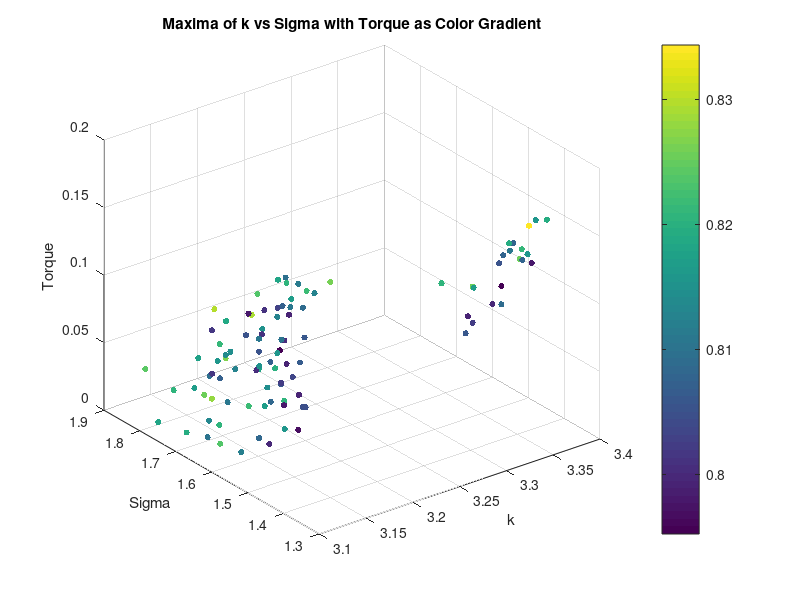
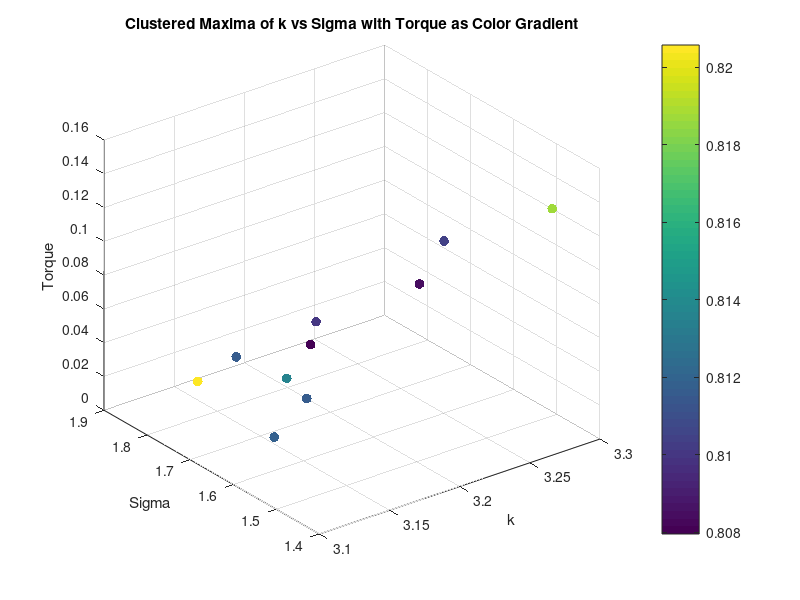
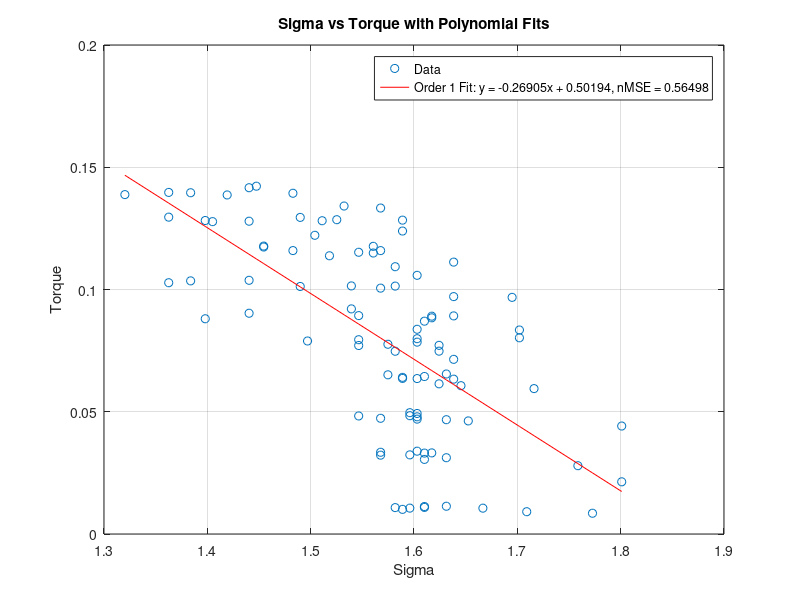
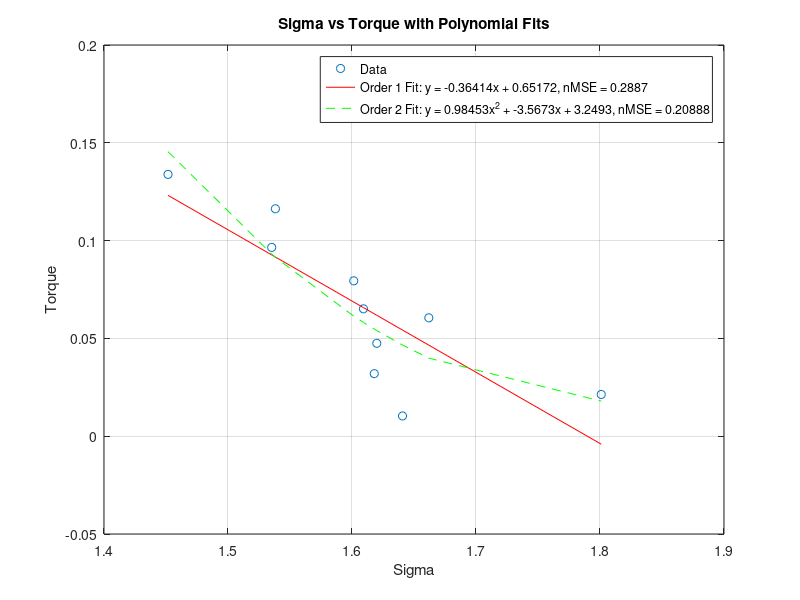

Reproduce these figures in MATLAB, in order.
clear all;
close all;

load('maxima_data.mat');
scatter3(maxima_k, maxima_sigma, torque_values, 20, maxima_corr, 'filled');
xlabel('k');
ylabel('Sigma');
zlabel('Torque');
title('Maxima of k vs Sigma with Torque as Color Gradient');
colorbar;
grid on;

% K means clustering of torque into 10 clusters, taking mean of each cluster k, sigma and corr too
[cluster_idx, cluster_centers] = kmeans(torque_values', 10);
% Take the mean of each cluster
torque_means = zeros(10, 1);
sigma_means = zeros(10, 1);
k_means = zeros(10, 1);
corr_means = zeros(10, 1);
for i = 1:10
    torque_means(i) = mean(torque_values(cluster_idx == i));
    sigma_means(i) = mean(maxima_sigma(cluster_idx == i));
    k_means(i) = mean(maxima_k(cluster_idx == i));
    corr_means(i) = mean(maxima_corr(cluster_idx == i));
end

% Plot the clusters
figure;
scatter3(k_means, sigma_means, torque_means, 50, corr_means, 'filled');
xlabel('k');
ylabel('Sigma');
zlabel('Torque');
title('Clustered Maxima of k vs Sigma with Torque as Color Gradient');
colorbar;
grid on;

% Ensure data is sorted for polyfit
[sigma_sorted, sort_idx] = sort(maxima_sigma);
torque_sorted = torque_values(sort_idx);

% Polyfit for sigma vs torque (order 1 and 2)
p1_sigma = polyfit(sigma_sorted, torque_sorted, 1);

% Calculate fitted values and normalized MSE for sigma vs torque
fitted_torque_p1_sigma = polyval(p1_sigma, sigma_sorted);
mse_p1_sigma = mean((torque_sorted - fitted_torque_p1_sigma).^2);
nmse_p1_sigma = mse_p1_sigma / var(torque_sorted);

% Display results for sigma vs torque
disp('Sigma vs Torque:');
disp(['Order 1 nMSE: ', num2str(nmse_p1_sigma)]);

%display correlation between torque and sigma

% Plot for sigma vs torque with polynomial fits (first instance)
figure;
plot(sigma_sorted, torque_sorted, 'o', 'DisplayName', 'Data');
hold on;
plot(sigma_sorted, fitted_torque_p1_sigma, '-r', 'DisplayName', ...
    ['Order 1 Fit: y = ', num2str(p1_sigma(1)), 'x + ', num2str(p1_sigma(2)), ...
    ', nMSE = ', num2str(nmse_p1_sigma)]);
xlabel('Sigma');
ylabel('Torque');
title('Sigma vs Torque with Polynomial Fits');
legend('show');
grid on;

% Ensure data is sorted for polyfit
[sigma_sorted, sort_idx] = sort(sigma_means);
torque_sorted = torque_means(sort_idx);

% Polyfit for sigma vs torque (order 1 and 2)
p1_sigma = polyfit(sigma_sorted, torque_sorted, 1);
p2_sigma = polyfit(sigma_sorted, torque_sorted, 2);

% Calculate fitted values and normalized MSE for sigma vs torque
fitted_torque_p1_sigma = polyval(p1_sigma, sigma_sorted);
fitted_torque_p2_sigma = polyval(p2_sigma, sigma_sorted);
mse_p1_sigma = mean((torque_sorted - fitted_torque_p1_sigma).^2);
mse_p2_sigma = mean((torque_sorted - fitted_torque_p2_sigma).^2);
nmse_p1_sigma = mse_p1_sigma / var(torque_sorted);
nmse_p2_sigma = mse_p2_sigma / var(torque_sorted);

% Display results for sigma vs torque
disp('Sigma vs Torque:');
disp(['Order 1 nMSE: ', num2str(nmse_p1_sigma)]);
disp(['Order 2 nMSE: ', num2str(nmse_p2_sigma)]);


% Plot for sigma vs torque with polynomial fits (second instance)
figure;
plot(sigma_sorted, torque_sorted, 'o', 'DisplayName', 'Data');
hold on;
plot(sigma_sorted, fitted_torque_p1_sigma, '-r', 'DisplayName', ...
    ['Order 1 Fit: y = ', num2str(p1_sigma(1)), 'x + ', num2str(p1_sigma(2)), ...
    ', nMSE = ', num2str(nmse_p1_sigma)]);
plot(sigma_sorted, fitted_torque_p2_sigma, '--g', 'DisplayName', ...
    ['Order 2 Fit: y = ', num2str(p2_sigma(1)), 'x^2 + ', num2str(p2_sigma(2)), ...
    'x + ', num2str(p2_sigma(3)), ', nMSE = ', num2str(nmse_p2_sigma)]);
xlabel('Sigma');
ylabel('Torque');
title('Sigma vs Torque with Polynomial Fits');
legend('show');
grid on;
